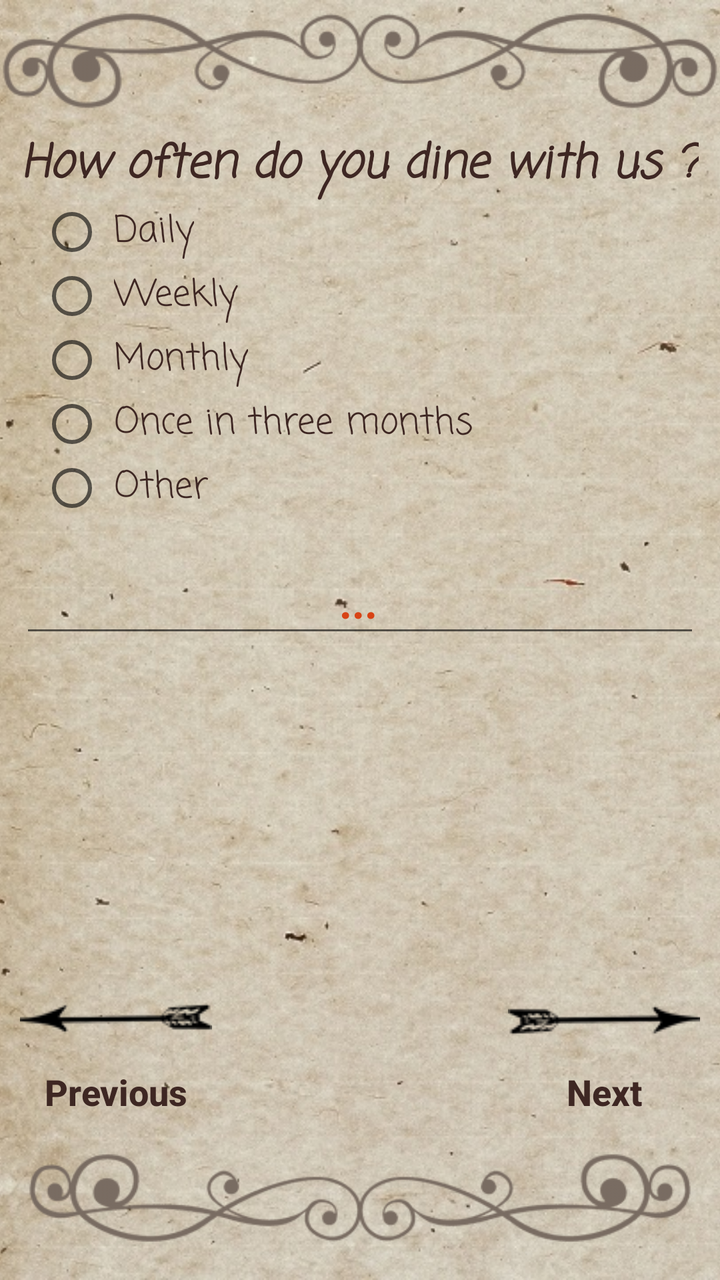
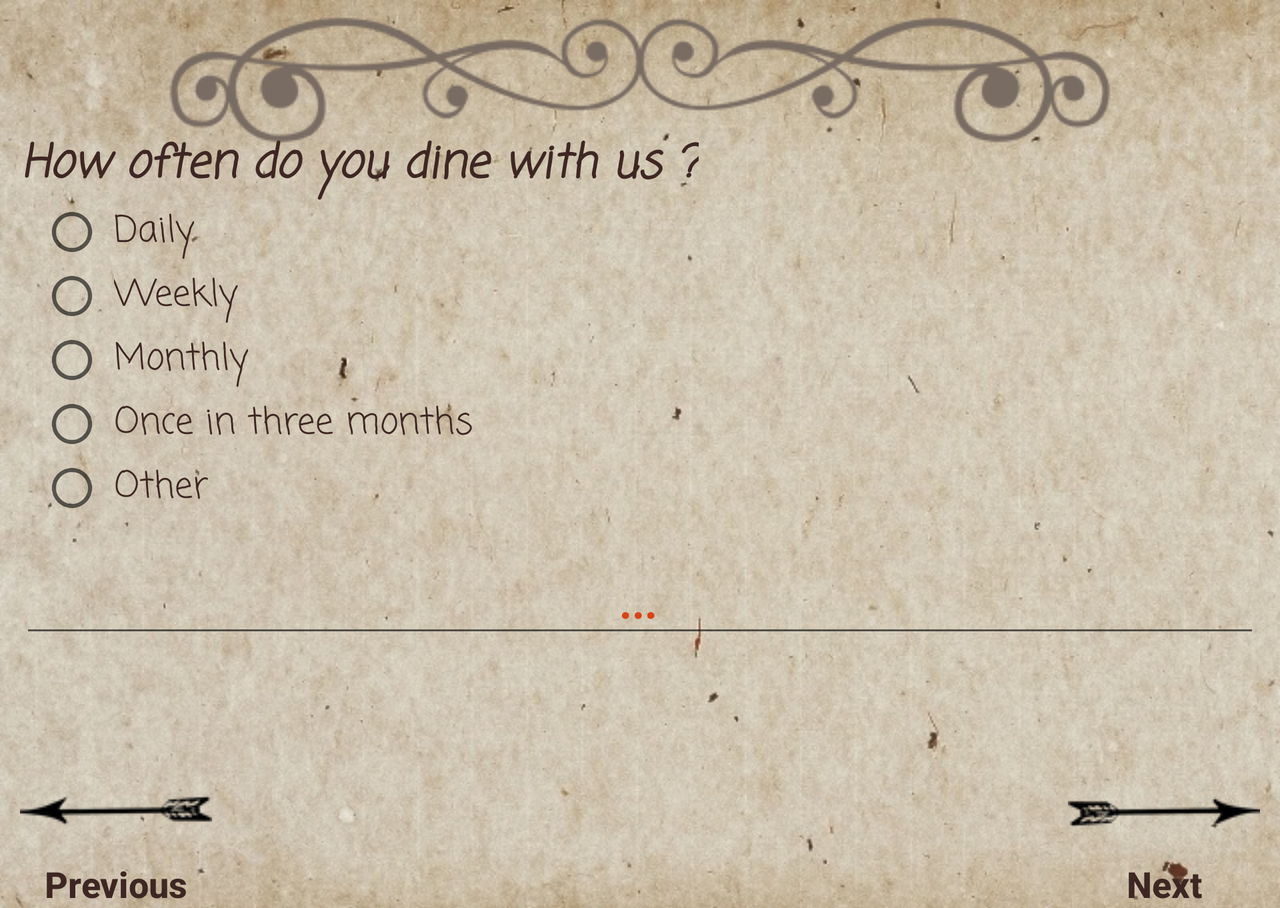

Two renders of one Android screen. The first uses the default layout on a phone; the second uses the alternative layout the repository ships for a different screen configuration, on a matching device. The two XML files are below.
<!-- AndroidManifest.xml: application theme AppTheme -->
<!-- res/layout/second_surveyactivity.xml -->
<?xml version="1.0" encoding="utf-8"?>
<ScrollView xmlns:android="http://schemas.android.com/apk/res/android"
    android:layout_width="match_parent"
    android:layout_height="match_parent"
    android:fillViewport="true">

    <RelativeLayout
        android:layout_width="match_parent"
        android:layout_height="wrap_content">

        <ImageView
            android:id="@+id/bg"
            android:layout_width="match_parent"
            android:layout_height="match_parent"
            android:layout_alignParentLeft="true"
            android:layout_alignParentStart="true"
            android:layout_alignParentTop="true"
            android:adjustViewBounds="true"
            android:scaleType="centerCrop"
            android:src="@drawable/bgportreit" />

        <ImageView
            android:layout_width="match_parent"
            android:layout_height="wrap_content"
            android:layout_alignParentTop="true"
            android:scaleType="fitStart"
            android:src="@drawable/ornup" />

        <TextView
            android:id="@+id/q1"
            style="@style/smallerTextStyle"
            android:layout_marginTop="@dimen/below_ornament"
            android:gravity="center"
            android:text="@string/q1"

            />

        <RadioGroup
            android:id="@+id/group_q1"
            style="@style/radiogroupStyle"
            android:layout_below="@id/q1"
            android:orientation="vertical">

            <RadioButton
                android:id="@+id/optionA_q1"
                style="@style/radiobuttonStyle"
                android:onClick="check_q1"
                android:text="@string/ans1_q1" />

            <RadioButton
                android:id="@+id/optionB_q1"
                style="@style/radiobuttonStyle"
                android:onClick="check_q1"
                android:text="@string/ans2_q1" />

            <RadioButton
                android:id="@+id/optionC_q1"
                style="@style/radiobuttonStyle"
                android:onClick="check_q1"
                android:text="@string/ans3_q1" />

            <RadioButton
                android:id="@+id/optionD_q1"
                style="@style/radiobuttonStyle"
                android:onClick="check_q1"
                android:text="@string/ans4_q1" />

            <RadioButton
                android:id="@+id/optionE_q1"
                style="@style/radiobuttonStyle"
                android:onClick="check_q1"
                android:text="@string/ans5_q1" />
        </RadioGroup>

        <android.support.design.widget.TextInputLayout
            android:id="@+id/customer_name_input_layout"
            android:layout_width="match_parent"
            android:layout_height="wrap_content"
            android:layout_below="@id/group_q1"
            android:layout_marginTop="@dimen/margin5"
            android:textColorHint="@color/hintColor"
            >

            <EditText
                android:id="@+id/customer_comment_howOften"
                style="@style/entryButtonStyle"
                android:hint="..."
                android:imeOptions="flagNoExtractUi"
                />
        </android.support.design.widget.TextInputLayout>


        <Button
            android:id="@+id/next_button"
            style="@style/LowerButtonsStyle"
            android:layout_above="@+id/orn_down"
            android:layout_alignParentRight="true"
            android:drawableTop="@drawable/arrowr"
            android:onClick="surveyThird"
            android:text="@string/next" />

        <Button
            android:id="@+id/previous_button"
            style="@style/LowerButtonsStyle"
            android:layout_above="@+id/orn_down"
            android:layout_alignParentLeft="true"
            android:drawableTop="@drawable/arrowl"
            android:onClick="backToFirst"
            android:text="@string/previous" />

        <ImageView
            android:id="@+id/orn_down"
            android:layout_width="match_parent"
            android:layout_height="wrap_content"
            android:layout_alignParentBottom="true"
            android:src="@drawable/orndown" />
    </RelativeLayout>
</ScrollView>
<!-- resources referenced by this layout -->
<resources>
  <color name="hintColor">#D84315</color>
  <dimen name="below_ornament">65dp</dimen>
  <dimen name="margin5">5dp</dimen>
  <string name="ans1_q1">Daily</string>
  <string name="ans2_q1">Weekly</string>
  <string name="ans3_q1">Monthly</string>
  <string name="ans4_q1">Once in three months </string>
  <string name="ans5_q1">Other </string>
  <!-- from res/values-v16/ -->
  <string name="next">Next</string>
  <!-- from res/values-v16/ -->
  <string name="previous">Previous</string>
  <string name="q1">How often do you dine with us ?</string>
  <style name="LowerButtonsStyle">
          <item name="android:textSize">@dimen/minTextSize</item>
          <item name="android:textColor">@color/textBrownColor</item>
          <item name="android:gravity">center</item>
          <item name="android:layout_height">wrap_content</item>
          <item name="android:layout_width">wrap_content</item>
          <item name="android:textStyle">bold</item>
          <item name="android:layout_marginLeft">@dimen/smallTextMargin_horizontal</item>
          <item name="android:layout_marginRight">@dimen/smallTextMargin_horizontal</item>
          <item name="android:textAllCaps">false</item>
          <item name="android:background">@android:color/transparent</item>
      </style>
  <style name="entryButtonStyle">
  
          <item name="android:textSize">@dimen/smallerTextSize</item>
          <item name="android:textColor">@color/textBrownColor</item>
          <item name="android:layout_height">wrap_content</item>
          <item name="android:layout_width">match_parent</item>
          <item name="android:textStyle">italic|bold</item>
          <item name="android:gravity">center</item>
          <item name="android:inputType">textCapWords</item>
          <item name="android:textColorHint">@color/hintColor</item>
          <item name="android:layout_margin">@dimen/inner_margin</item>
      </style>
  <!-- from res/values-v16/ -->
  <style name="radiobuttonStyle">
          <item name="android:textColor">@color/textBrownColor</item>
          <item name="android:fontFamily">casual</item>
          <item name="android:paddingLeft">@dimen/margin5</item>
          <item name="android:layout_height">wrap_content</item>
          <item name="android:layout_width">wrap_content</item>
          <item name="android:textSize">@dimen/minTextSize</item>
          <item name="android:layout_marginLeft">@dimen/smallTextMargin_horizontal</item>
  
      </style>
  <style name="radiogroupStyle">
          <item name="android:layout_width">match_parent</item>
          <item name="android:layout_height">wrap_content</item>
          <item name="android:layout_marginLeft">@dimen/smallTextMargin_horizontal</item>
  
      </style>
  <!-- from res/values-v16/ -->
  <style name="smallerTextStyle">
          <item name="android:fontFamily">casual</item>
          <item name="android:textSize">@dimen/smallerTextSize</item>
          <item name="android:textColor">@color/textBrownColor</item>
          <item name="android:layout_height">wrap_content</item>
          <item name="android:layout_width">wrap_content</item>
          <item name="android:textStyle">italic|bold</item>
          <item name="android:layout_marginLeft">@dimen/smallTextMargin_horizontal</item>
          <item name="android:layout_marginRight">@dimen/smallTextMargin_horizontal</item>
  
      </style>
  <style name="AppTheme" parent="Theme.AppCompat.Light.NoActionBar">
            
          <item name="colorPrimary">@color/colorPrimary</item>
          <item name="colorPrimaryDark">@color/colorPrimaryDark</item>
          <item name="colorAccent">@color/textBrownColor</item>
          <item name="android:windowFullscreen">true</item>
      </style>
  <dimen name="minTextSize">18sp</dimen>
  <color name="textBrownColor">#3E2723</color>
  <dimen name="smallTextMargin_horizontal">10dp</dimen>
  <dimen name="smallerTextSize">23sp</dimen>
  <dimen name="inner_margin">10dp</dimen>
  <color name="colorPrimary">#3F51B5</color>
  <color name="colorPrimaryDark">#303F9F</color>
  <!-- some entries are left out for length -->
</resources>
<!-- res/layout-land/second_surveyactivity.xml (the repository's variant of the layout above) -->
<!-- drawn on the phone turned sideways -->
<?xml version="1.0" encoding="utf-8"?>
<ScrollView xmlns:android="http://schemas.android.com/apk/res/android"
    android:layout_width="match_parent"
    android:layout_height="match_parent"
    android:fillViewport="true">

    <RelativeLayout
        android:layout_width="match_parent"
        android:layout_height="wrap_content">

        <ImageView
            android:id="@+id/bg"
            android:layout_width="match_parent"
            android:layout_height="match_parent"
            android:layout_alignParentLeft="true"
            android:layout_alignParentStart="true"
            android:layout_alignParentTop="true"
            android:adjustViewBounds="true"
            android:scaleType="centerCrop"
            android:src="@drawable/bglandscape" />

        <ImageView
            android:layout_width="wrap_content"
            android:layout_height="wrap_content"
            android:layout_alignParentTop="true"
            android:scaleType="fitStart"
            android:src="@drawable/ornup"
            android:layout_centerHorizontal="true"
            android:layout_marginBottom="@dimen/margin5"/>

        <TextView
            android:id="@+id/q1"
            style="@style/smallerTextStyle"
            android:layout_marginTop="@dimen/below_ornament"
            android:gravity="center"
            android:text="@string/q1"

            />

        <RadioGroup
            android:id="@+id/group_q1"
            style="@style/radiogroupStyle"
            android:layout_below="@id/q1"
            android:orientation="vertical">

            <RadioButton
                android:id="@+id/optionA_q1"
                style="@style/radiobuttonStyle"
                android:onClick="check_q1"
                android:text="@string/ans1_q1" />

            <RadioButton
                android:id="@+id/optionB_q1"
                style="@style/radiobuttonStyle"
                android:onClick="check_q1"
                android:text="@string/ans2_q1" />

            <RadioButton
                android:id="@+id/optionC_q1"
                style="@style/radiobuttonStyle"
                android:onClick="check_q1"
                android:text="@string/ans3_q1" />

            <RadioButton
                android:id="@+id/optionD_q1"
                style="@style/radiobuttonStyle"
                android:onClick="check_q1"
                android:text="@string/ans4_q1" />

            <RadioButton
                android:id="@+id/optionE_q1"
                style="@style/radiobuttonStyle"
                android:onClick="check_q1"
                android:text="@string/ans5_q1" />
        </RadioGroup>

        <android.support.design.widget.TextInputLayout
            android:id="@+id/customer_name_input_layout"
            android:layout_width="match_parent"
            android:layout_height="wrap_content"
            android:layout_below="@id/group_q1"
            android:layout_marginTop="@dimen/margin5"
            android:textColorHint="@color/hintColor">

            <EditText
                android:id="@+id/customer_comment_howOften"
                style="@style/entryButtonStyle"
                android:hint="..."
                android:imeOptions="flagNoExtractUi" />
        </android.support.design.widget.TextInputLayout>


        <Button
            android:id="@+id/next_button"
            style="@style/LowerButtonsStyle"
            android:layout_alignParentBottom="true"
            android:layout_alignParentRight="true"
            android:drawableTop="@drawable/arrowr"
            android:onClick="surveyThird"
            android:text="@string/next" />

        <Button
            android:id="@+id/previous_button"
            style="@style/LowerButtonsStyle"
            android:layout_alignParentBottom="true"
            android:layout_alignParentLeft="true"
            android:drawableTop="@drawable/arrowl"
            android:onClick="backToFirst"
            android:text="@string/previous" />

    </RelativeLayout>
</ScrollView>
